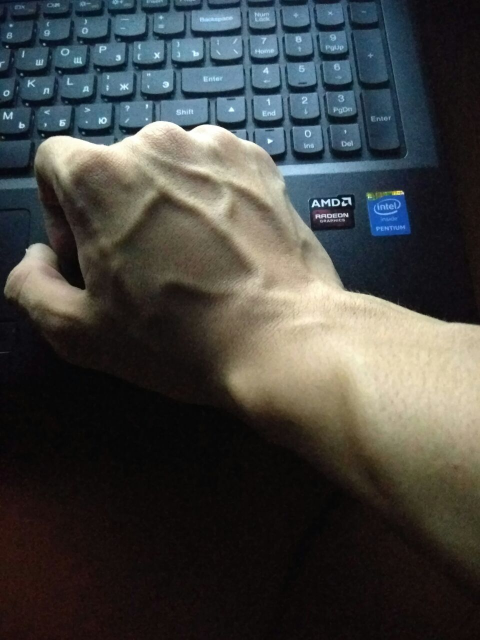
#> input picture midterm/photo_2.jpg, 960 x 1280 px (shown at 1/2 size)
$ jupyter execute task2.ipynb   (shell and % lines are left out)   (older library calls are emulated)
#> lines starting #> are read from the running program, lines starting #| are printed output that depends on the picture
[cell 1]
import matplotlib.pyplot as plt
#import matplotlib.image as img
import numpy as np
import scipy.misc as img
from skimage import feature

from scipy import ndimage
import random


image = img.imread('./photo_2.jpg')
#> image is the input picture: shape (1280, 960, 3); mean R, G, B 65.9, 67.2, 65
imag = img.imread('./photo_2.jpg', mode = 'F')
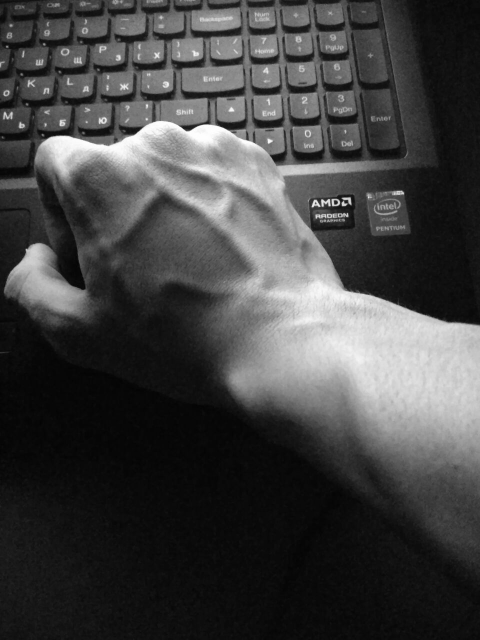
#> imag: shape (1280, 960) float32 (shown at 1/2 size); min 1.18, max 255, mean 66.6
im = image


fig = plt.figure(figsize=(15,10))

plt.subplot(223)
plt.imshow(image)

plt.subplot(221)
plt.hist(im.ravel(), 256, [0,256])


sumr = 0
sumg = 0
sumb = 0
for i in range(image.shape[0]):
    for j in range(image.shape[1]):
        sumr += image[i,j,0]
        sumg += image[i,j,1]
        sumb += image[i,j,2]
#> after the loop, sumb = 79882718; sumg = 82575749; sumr = 80981567

sumr /= image.size
#> sumr = 21.97
sumg /= image.size
#> sumg = 22.4
sumb /= image.size
#> sumb = 21.67

avg = sumr + sumg + sumb
#> avg = 66.04
avg /= 3
#> avg = 22.01


for i in range(image.shape[0]):
    for j in range(image.shape[1]):
        image[i,j,0]*=avg/sumr
        image[i,j,1]*=avg/sumg
        image[i,j,2]*=avg/sumb


plt.subplot(222)
plt.imshow(image-im)


plt.show()
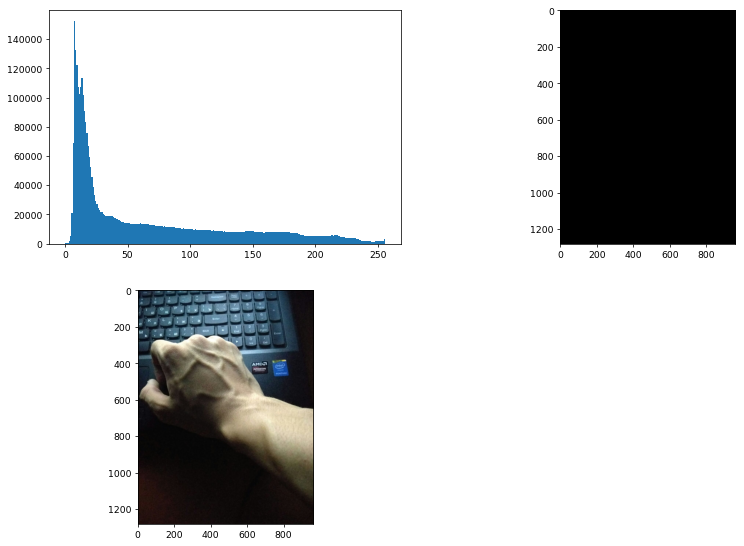
#> figure drawn by matplotlib, 3 panels; panel 2: tallest bar 152162 high, from x = 7 to 8

$ run again, with midterm/photo_3.jpg copied over midterm/photo_2.jpg
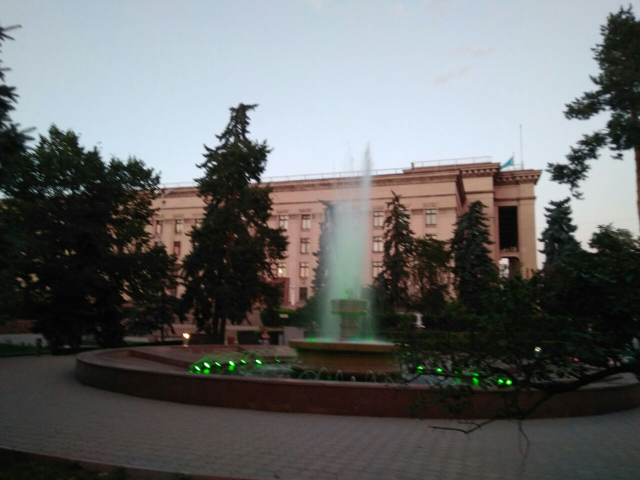
#> input picture midterm/photo_3.jpg, 1280 x 960 px (shown at 1/2 size)
#> image is the input picture: shape (960, 1280, 3); mean R, G, B 102.8, 104.2, 104.1
#> `imag = img.imread('./photo_2.jpg', mode = 'F')`:
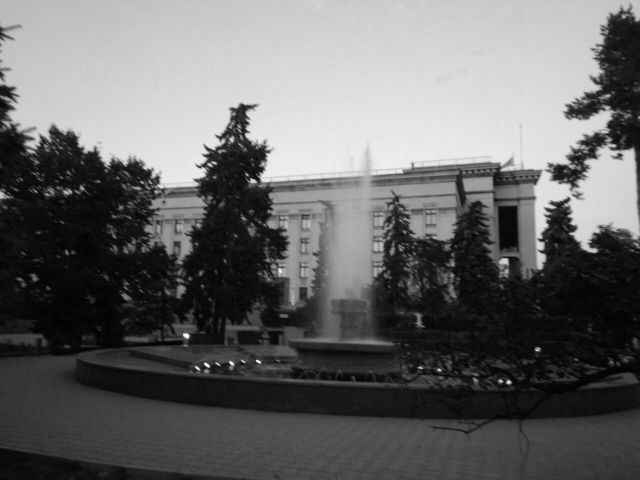
#> imag: shape (960, 1280) float32 (shown at 1/2 size); min 0, max 253.4, mean 103.8
#> after the loop `for i in range(image.shape[0]):`: sumb = 127897578; sumg = 128092054; sumr = 126312473
#> `sumr /= image.size`: sumr = 34.26
#> `sumg /= image.size`: sumg = 34.75
#> `sumb /= image.size`: sumb = 34.69
#> `avg = sumr + sumg + sumb`: avg = 103.7
#> `avg /= 3`: avg = 34.57
#> `plt.show()`:
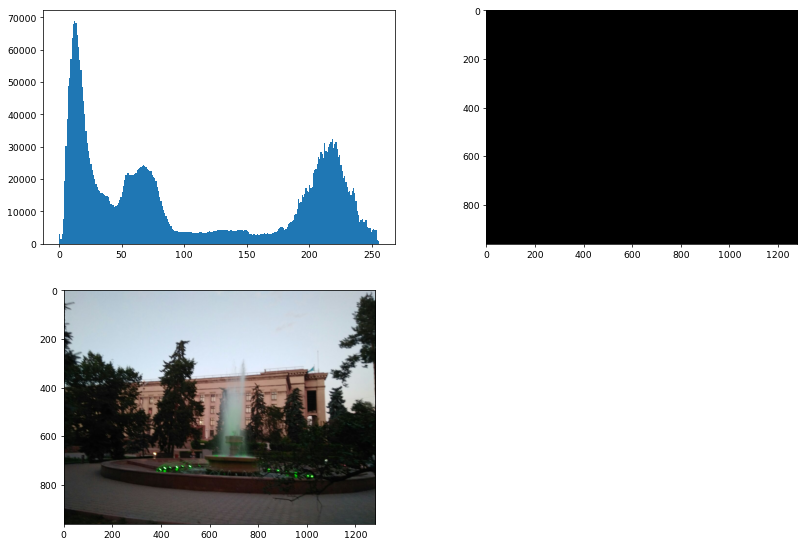
#> figure drawn by matplotlib, 3 panels; panel 2: tallest bar 68757 high, from x = 12 to 13

$ run again, with midterm/photo_4.jpg copied over midterm/photo_2.jpg
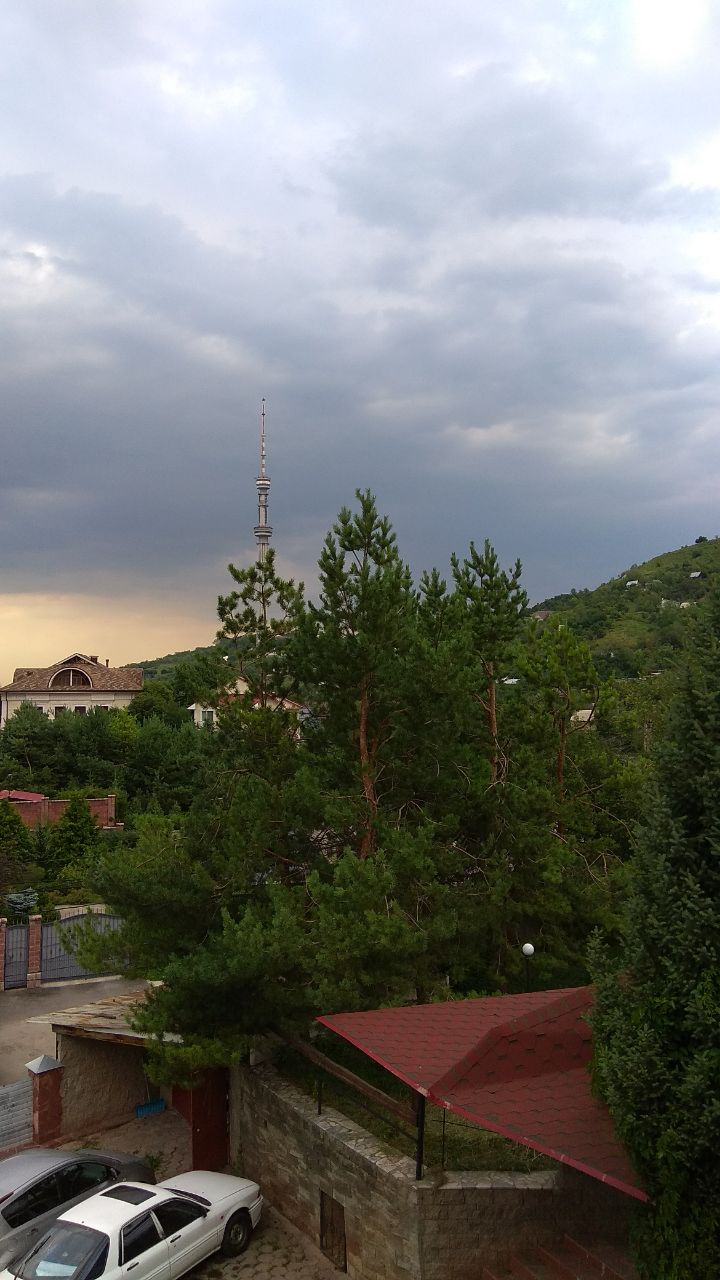
#> input picture midterm/photo_4.jpg, 720 x 1280 px
#> image is the input picture: shape (1280, 720, 3); mean R, G, B 114.3, 115.8, 111.8
#> `imag = img.imread('./photo_2.jpg', mode = 'F')`:
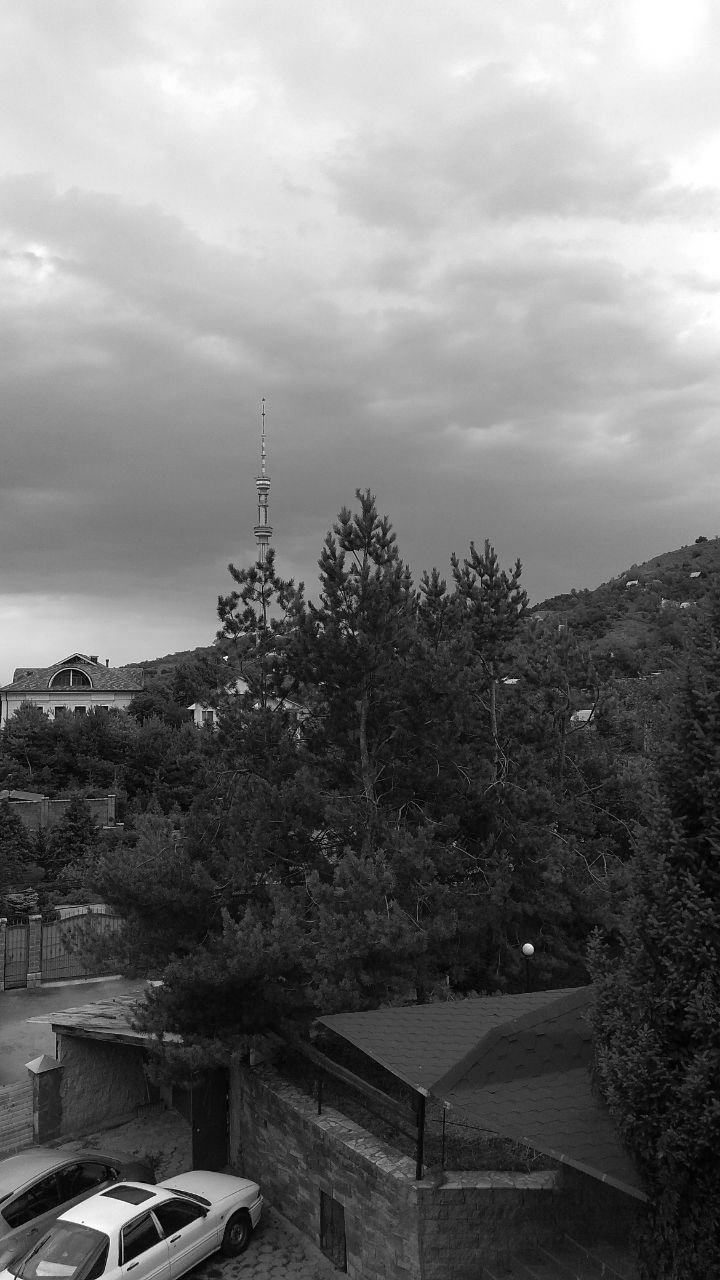
#> imag: shape (1280, 720) float32; min 0, max 255, mean 114.9
#> after the loop `for i in range(image.shape[0]):`: sumb = 103068817; sumg = 106719164; sumr = 105360877
#> `sumr /= image.size`: sumr = 38.11
#> `sumg /= image.size`: sumg = 38.6
#> `sumb /= image.size`: sumb = 37.28
#> `avg = sumr + sumg + sumb`: avg = 114
#> `avg /= 3`: avg = 38
#> `plt.show()`:
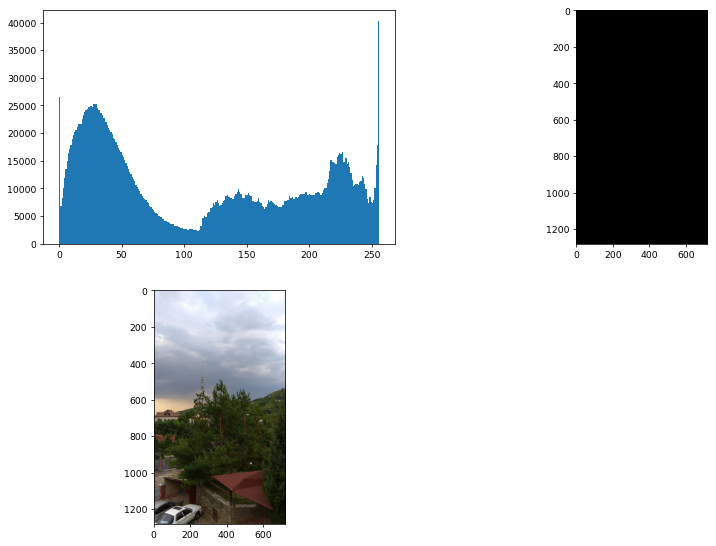
#> figure drawn by matplotlib, 3 panels; panel 2: tallest bar 40205 high, from x = 255 to 256
